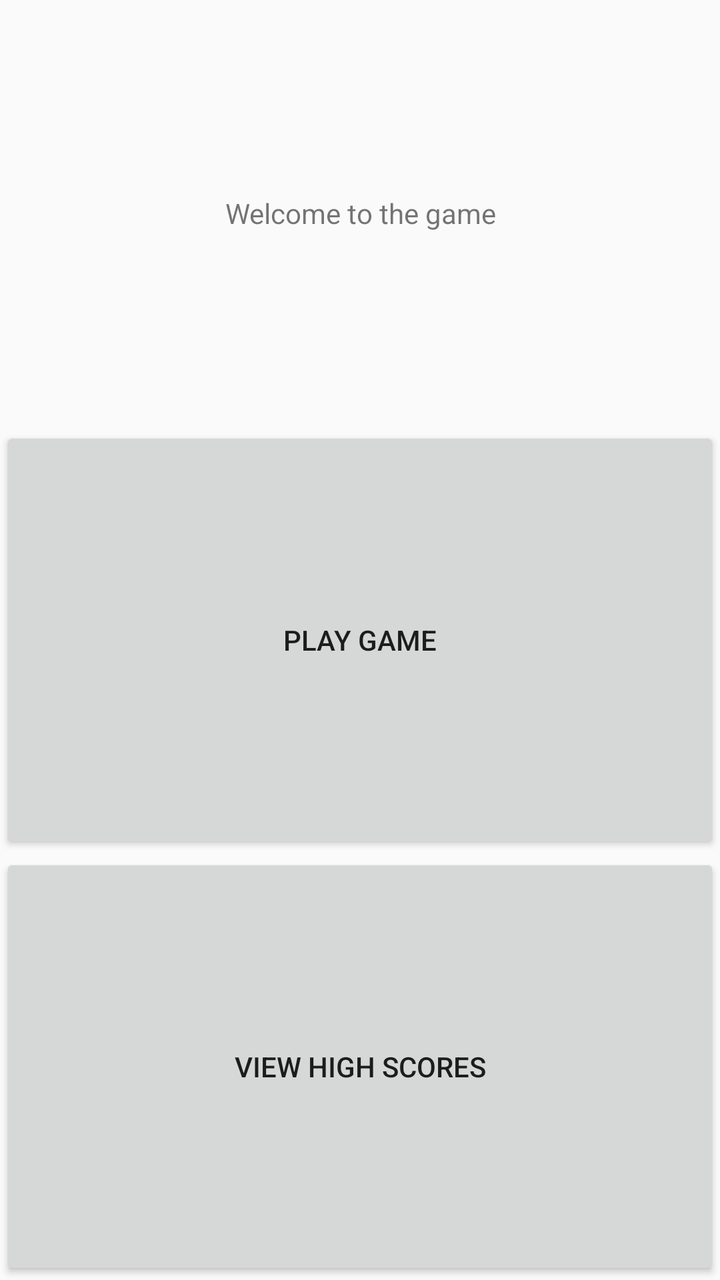
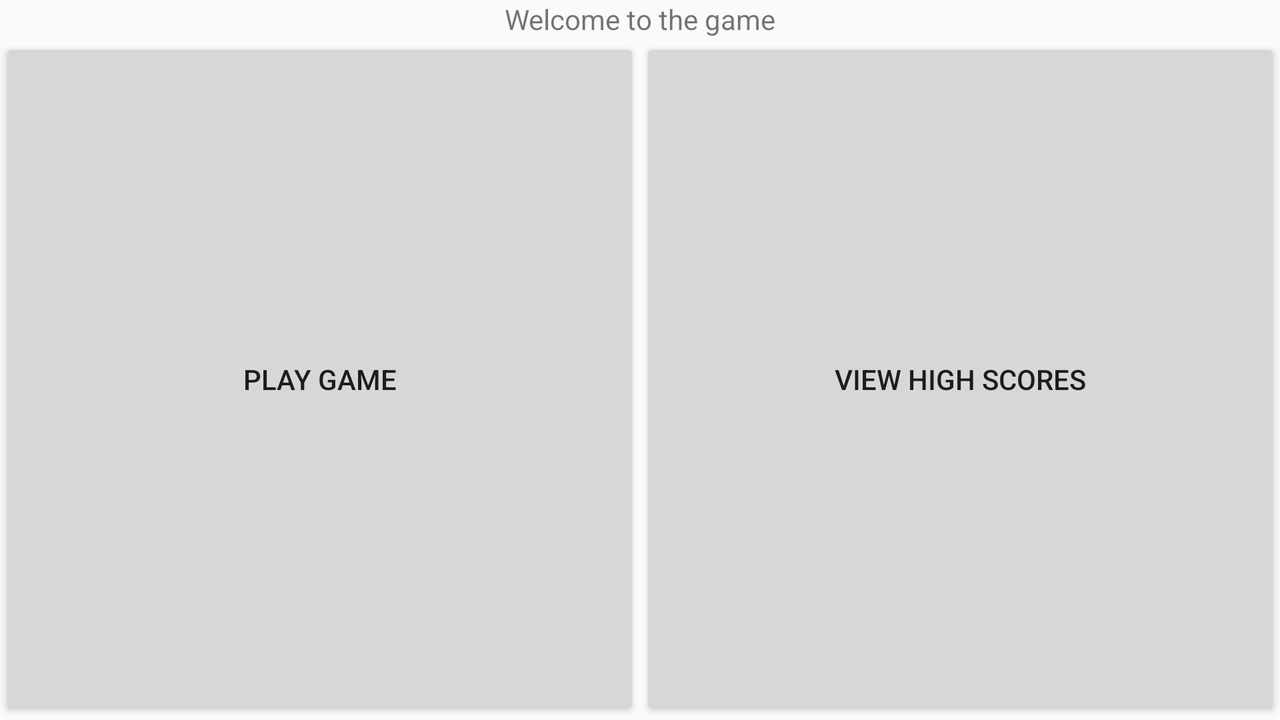

Two renders of one Android screen. The first uses the default layout on a phone; the second uses the alternative layout the repository ships for a different screen configuration, on a matching device. The two XML files are below.
<!-- AndroidManifest.xml: activity theme Theme.MidtermProject -->
<!-- res/layout/activity_main.xml -->
<?xml version="1.0" encoding="utf-8"?>
<androidx.constraintlayout.widget.ConstraintLayout xmlns:android="http://schemas.android.com/apk/res/android"
    xmlns:app="http://schemas.android.com/apk/res-auto"
    xmlns:tools="http://schemas.android.com/tools"
    android:layout_width="match_parent"
    android:layout_height="match_parent"
    tools:context=".MainActivity">

    <TextView
        android:id="@+id/welcomeTextView"
        android:layout_width="0dp"
        android:layout_height="0dp"
        android:gravity="center"
        android:text="Welcome to the game"
        app:layout_constraintTop_toTopOf="parent"
        app:layout_constraintBottom_toTopOf="@id/playGameButton"
        app:layout_constraintStart_toStartOf="parent"
        app:layout_constraintEnd_toEndOf="parent" />

    <Button
        android:id="@+id/playGameButton"
        android:layout_width="0dp"
        android:layout_height="0dp"
        android:text="Play Game"
        app:layout_constraintTop_toBottomOf="@id/welcomeTextView"
        app:layout_constraintBottom_toTopOf="@id/viewHighScoresButton"
        app:layout_constraintStart_toStartOf="parent"
        app:layout_constraintEnd_toEndOf="parent" />

    <Button
        android:id="@+id/viewHighScoresButton"
        android:layout_width="0dp"
        android:layout_height="0dp"
        android:text="View High Scores"
        app:layout_constraintTop_toBottomOf="@id/playGameButton"
        app:layout_constraintBottom_toBottomOf="parent"
        app:layout_constraintStart_toStartOf="parent"
        app:layout_constraintEnd_toEndOf="parent" />

</androidx.constraintlayout.widget.ConstraintLayout>
<!-- resources referenced by this layout -->
<resources>
  <style name="Theme.MidtermProject" parent="Theme.AppCompat.Light.DarkActionBar" />
</resources>
<!-- res/layout-land/activity_main.xml (the repository's variant of the layout above) -->
<!-- drawn on the phone turned sideways -->
<?xml version="1.0" encoding="utf-8"?>
<androidx.constraintlayout.widget.ConstraintLayout xmlns:android="http://schemas.android.com/apk/res/android"
    xmlns:app="http://schemas.android.com/apk/res-auto"
    android:layout_width="match_parent"
    android:layout_height="match_parent">

    <TextView
        android:id="@+id/welcomeTextView"
        android:layout_width="wrap_content"
        android:layout_height="wrap_content"
        android:text="Welcome to the game"
        app:layout_constraintBottom_toTopOf="@id/playGameButton"
        app:layout_constraintEnd_toEndOf="parent"
        app:layout_constraintStart_toStartOf="parent"
        app:layout_constraintTop_toTopOf="parent" />

    <Button
        android:id="@+id/playGameButton"
        android:layout_width="0dp"
        android:layout_height="0dp"
        android:text="Play Game"
        app:layout_constraintTop_toBottomOf="@id/welcomeTextView"
        app:layout_constraintStart_toStartOf="parent"
        app:layout_constraintEnd_toStartOf="@id/viewHighScoresButton"
        app:layout_constraintBottom_toBottomOf="parent" />

    <Button
        android:id="@+id/viewHighScoresButton"
        android:layout_width="0dp"
        android:layout_height="0dp"
        android:text="View High Scores"
        app:layout_constraintTop_toBottomOf="@id/welcomeTextView"
        app:layout_constraintStart_toEndOf="@id/playGameButton"
        app:layout_constraintEnd_toEndOf="parent"
        app:layout_constraintBottom_toBottomOf="parent" />
</androidx.constraintlayout.widget.ConstraintLayout>
